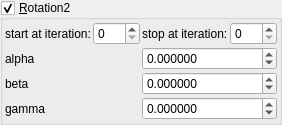
    <widget class="MyGroupBox" name="groupCheck_transf_rotation_enabled">
     <property name="title">
      <string>&amp;Rotation2</string>
     </property>
     <property name="checkable">
      <bool>true</bool>
     </property>
     <layout class="QVBoxLayout" name="verticalLayout_9" stretch="0,0">
      <property name="spacing">
       <number>2</number>
      </property>
      <property name="leftMargin">
       <number>2</number>
      </property>
      <property name="topMargin">
       <number>2</number>
      </property>
      <property name="rightMargin">
       <number>2</number>
      </property>
      <property name="bottomMargin">
       <number>2</number>
      </property>
      <item>
       <layout class="QHBoxLayout" name="horizontalLayout_16" stretch="0,1,0,1">
        <item>
         <widget class="QLabel" name="label_101">
          <property name="text">
           <string>start at iteration:</string>
          </property>
         </widget>
        </item>
        <item>
         <widget class="MySpinBox" name="spinboxInt_transf_start_iterations_R">
          <property name="sizePolicy">
           <sizepolicy hsizetype="Minimum" vsizetype="Maximum">
            <horstretch>0</horstretch>
            <verstretch>0</verstretch>
           </sizepolicy>
          </property>
          <property name="minimum">
           <number>0</number>
          </property>
          <property name="maximum">
           <number>999</number>
          </property>
          <property name="value">
           <number>0</number>
          </property>
         </widget>
        </item>
        <item>
         <widget class="QLabel" name="label_73">
          <property name="text">
           <string>stop at iteration:</string>
          </property>
         </widget>
        </item>
        <item>
         <widget class="MySpinBox" name="spinboxInt_transf_stop_iterations_R">
          <property name="sizePolicy">
           <sizepolicy hsizetype="Preferred" vsizetype="Maximum">
            <horstretch>0</horstretch>
            <verstretch>0</verstretch>
           </sizepolicy>
          </property>
          <property name="maximum">
           <number>999</number>
          </property>
         </widget>
        </item>
       </layout>
      </item>
      <item>
       <layout class="QGridLayout" name="gridLayout_21" columnstretch="0,0">
        <property name="spacing">
         <number>2</number>
        </property>
        <item row="0" column="0">
         <widget class="QLabel" name="label_47">
          <property name="text">
           <string notr="true">alpha</string>
          </property>
         </widget>
        </item>
        <item row="0" column="1">
         <widget class="MyDoubleSpinBox" name="spinboxd3_transf_rotation2_x">
          <property name="sizePolicy">
           <sizepolicy hsizetype="Minimum" vsizetype="Maximum">
            <horstretch>0</horstretch>
            <verstretch>0</verstretch>
           </sizepolicy>
          </property>
          <property name="prefix">
           <string/>
          </property>
          <property name="suffix">
           <string/>
          </property>
          <property name="decimals">
           <number>6</number>
          </property>
          <property name="minimum">
           <double>-36000.000000000000000</double>
          </property>
          <property name="maximum">
           <double>36000.000000000000000</double>
          </property>
          <property name="singleStep">
           <double>1.000000000000000</double>
          </property>
         </widget>
        </item>
        <item row="1" column="1">
         <widget class="MyDoubleSpinBox" name="spinboxd3_transf_rotation2_y">
          <property name="sizePolicy">
           <sizepolicy hsizetype="Minimum" vsizetype="Maximum">
            <horstretch>0</horstretch>
            <verstretch>0</verstretch>
           </sizepolicy>
          </property>
          <property name="prefix">
           <string/>
          </property>
          <property name="suffix">
           <string/>
          </property>
          <property name="decimals">
           <number>6</number>
          </property>
          <property name="minimum">
           <double>-36000.000000000000000</double>
          </property>
          <property name="maximum">
           <double>36000.000000000000000</double>
          </property>
          <property name="singleStep">
           <double>1.000000000000000</double>
          </property>
         </widget>
        </item>
        <item row="2" column="0">
         <widget class="QLabel" name="label_59">
          <property name="text">
           <string notr="true">gamma</string>
          </property>
         </widget>
        </item>
        <item row="2" column="1">
         <widget class="MyDoubleSpinBox" name="spinboxd3_transf_rotation2_z">
          <property name="sizePolicy">
           <sizepolicy hsizetype="Minimum" vsizetype="Maximum">
            <horstretch>0</horstretch>
            <verstretch>0</verstretch>
           </sizepolicy>
          </property>
          <property name="prefix">
           <string/>
          </property>
          <property name="suffix">
           <string/>
          </property>
          <property name="decimals">
           <number>6</number>
          </property>
          <property name="minimum">
           <double>-36000.000000000000000</double>
          </property>
          <property name="maximum">
           <double>36000.000000000000000</double>
          </property>
          <property name="singleStep">
           <double>1.000000000000000</double>
          </property>
         </widget>
        </item>
        <item row="1" column="0">
         <widget class="QLabel" name="label_58">
          <property name="text">
           <string notr="true">beta</string>
          </property>
         </widget>
        </item>
       </layout>
      </item>
     </layout>
    </widget>
